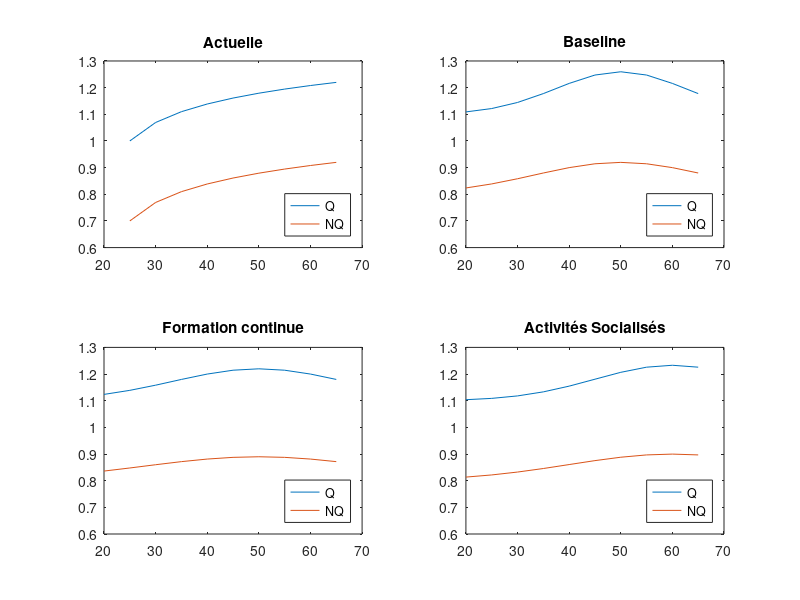

Recreate this plot in MATLAB.
x = 0:9;

microprod = figure(1);
subplot(2, 2, 1);
plot(x*5 + 20, 1 + log(x)/10, ...
     x*5 + 20, .7 + log(x)/10);
legend('Q', 'NQ', 'Location','southeast')
title('Actuelle')
ylim([.6 1.3])

subplot(2, 2, 2);
plot(x*5 + 20, 1.1 + normpdf(x, 6, 3/1.2), ...
     x*5 + 20, .8 + normpdf(x, 6, 4/1.2));
legend('Q', 'NQ', 'Location','southeast')
title('Baseline')
ylim([.6 1.3])

subplot(2, 2, 3);
plot(x*5 + 20, 1.1 + normpdf(x, 6, 3/.9), ...
     x*5 + 20, .8 + normpdf(x, 6, 4/.9));
legend('Q', 'NQ', 'Location','southeast')
title('Formation continue')
ylim([.6 1.3])

subplot(2, 2, 4);
plot(x*5 + 20, 1.1 + normpdf(x, 6+2, 3/1), ...
     x*5 + 20, .8 + normpdf(x, 6+2, 4/1));
legend('Q', 'NQ', 'Location','southeast')
title('Activités Socialisés')
ylim([.6 1.3])
